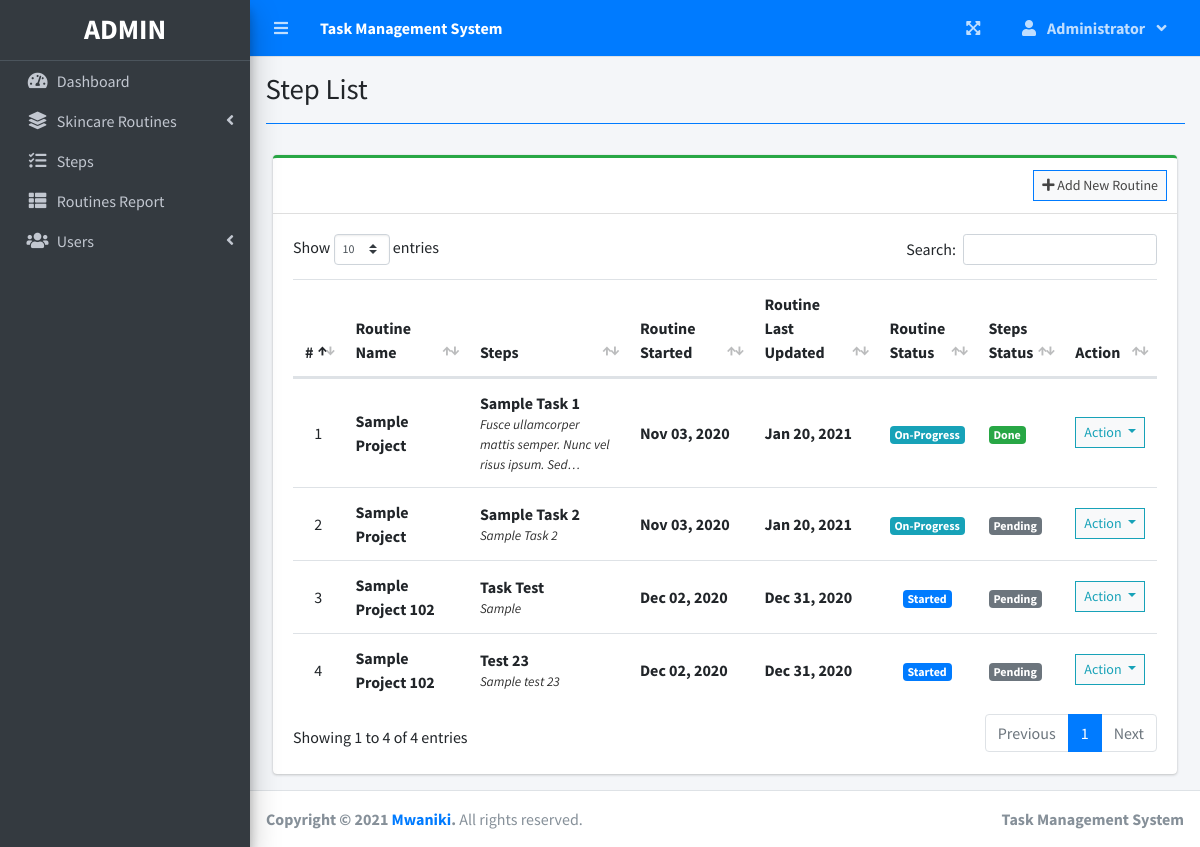
The page /index.php?page=step_list (signed in) on the database its author committed.
### tables this page shows
CREATE TABLE `task_list` (
  `id` int(30) NOT NULL,
  `project_id` int(30) NOT NULL,
  `task` varchar(200) NOT NULL,
  `description` text NOT NULL,
  `status` tinyint(4) NOT NULL,
  `date_created` datetime NOT NULL DEFAULT current_timestamp()
);

CREATE TABLE `project_list` (
  `id` int(30) NOT NULL,
  `name` varchar(200) NOT NULL,
  `description` text NOT NULL,
  `status` tinyint(2) NOT NULL,
  `start_date` date NOT NULL,
  `end_date` date NOT NULL,
  `manager_id` int(30) NOT NULL,
  `user_ids` text NOT NULL,
  `date_created` datetime NOT NULL DEFAULT current_timestamp()
);

### step_list.php (the view, shortened to what this page needs)
<?php include'db_connect.php' ?>
<div class="col-lg-12">
	<div class="card card-outline card-success">
		<div class="card-header">
			<div class="card-tools">
				<a class="btn btn-block btn-sm btn-default btn-flat border-primary" href="./index.php?page=new_routine"><i class="fa fa-plus"></i> Add New Routine</a>
			</div>
		</div>
		<div class="card-body">
			<table class="table tabe-hover table-condensed" id="list">
				<colgroup>
					<col width="5%">
					<col width="15%">
					<col width="20%">
					<col width="15%">
					<col width="15%">
					<col width="10%">
					<col width="10%">
					<col width="10%">
				</colgroup>
				<thead>
					<tr>
						<th class="text-center">#</th>
						<th>Routine Name</th>
						<th>Steps</th>
						<th>Routine Started</th>
						<th>Routine Last Updated</th>
						<th>Routine Status</th>
						<th>Steps Status</th>
						<th>Action</th>
					</tr>
				</thead>
				<tbody>
					<?php
					$i = 1;
					$where = "";
					$stat = array("Pending","Started","On-Progress","On-Hold","Over Due","Done");
					$qry = $conn->query("SELECT t.*,p.name as pname,p.start_date,p.status as pstatus, p.end_date,p.id as pid FROM task_list t inner join project_list p on p.id = t.project_id $where order by p.name asc");
					while($row= $qry->fetch_assoc()):
						$trans = get_html_translation_table(HTML_ENTITIES,ENT_QUOTES);
						unset($trans["\""], $trans["<"], $trans[">"], $trans["<h2"]);
						$desc = strtr(html_entity_decode($row['description']),$trans);
						$desc=str_replace(array("<li>","</li>"), array("",", "), $desc);
		                $cprog = $conn->query("SELECT * FROM task_list where project_id = {$row['pid']} and status = 3")->num_rows;
		                $prod = $conn->query("SELECT * FROM user_productivity where project_id = {$row['pid']}")->num_rows;
		                if($row['pstatus'] == 0 && strtotime(date('Y-m-d')) >= strtotime($row['start_date'])):
		                if($prod  > 0  || $cprog > 0)
		                  $row['pstatus'] = 2;
		                else
		                  $row['pstatus'] = 1;
		                elseif($row['pstatus'] == 0 && strtotime(date('Y-m-d')) > strtotime($row['end_date'])):
		                $row['pstatus'] = 4;
		                endif;
					?>
					<tr>
						<td class="text-center"><?php echo $i++ ?></td>
						<td>
							<p><b><?php echo ucwords($row['pname']) ?></b></p>
						</td>
						<td>
							<p><b><?php echo ucwords($row['task']) ?></b></p>
							<p class="truncate"><?php echo strip_tags($desc) ?></p>
						</td>
						<td><b><?php echo date("M d, Y",strtotime($row['start_date'])) ?></b></td>
						<td><b><?php echo date("M d, Y",strtotime($row['end_date'])) ?></b></td>
						<td class="text-center">
							<?php
							  if($stat[$row['pstatus']] =='Pending'){
							  	echo "<span class='badge badge-secondary'>{$stat[$row['pstatus']]}</span>";
							  }elseif($stat[$row['pstatus']] =='Started'){
							  	echo "<span class='badge badge-primary'>{$stat[$row['pstatus']]}</span>";
							  }elseif($stat[$row['pstatus']] =='On-Progress'){
							  	echo "<span class='badge badge-info'>{$stat[$row['pstatus']]}</span>";
							  }elseif($stat[$row['pstatus']] =='On-Hold'){
							  	echo "<span class='badge badge-warning'>{$stat[$row['pstatus']]}</span>";
							  }elseif($stat[$row['pstatus']] =='Over Due'){
							  	echo "<span class='badge badge-danger'>{$stat[$row['pstatus']]}</span>";
							  }elseif($stat[$row['pstatus']] =='Done'){
							  	echo "<span class='badge badge-success'>{$stat[$row['pstatus']]}</span>";
							  }
							?>
						</td>
						<td>
                        	<?php
                        	if($row['status'] == 1){
						  		echo "<span class='badge badge-secondary'>Pending</span>";
                        	}elseif($row['status'] == 2){
						  		echo "<span class='badge badge-primary'>On-Progress</span>";
                        	}elseif($row['status'] == 3){
						  		echo "<span class='badge badge-success'>Done</span>";
                        	}
                        	?>
                        </td>
						<td class="text-center">
							<button type="button" class="btn btn-default btn-sm btn-flat border-info wave-effect text-info dropdown-toggle" data-toggle="dropdown" aria-expanded="true">
		                      Action
		                    </button>
						</td>
					</tr>
				<?php endwhile; ?>
				</tbody>
			</table>
		</div>
	</div>
</div>

### step_list.php (style rules this page uses)
table p { margin: unset !important; }
table td { vertical-align: middle !important }

### rows shown on the page
task_list: project_list.name "Sample Project", task "Sample Task 1", description "Fusce ullamcorper mattis semper. Nunc vel risus ipsum.…", project_list.start_date "Nov 03, 2020", project_list.end_date "Jan 20, 2021", pstatus "On-Progress", status "Done"
task_list: project_list.name "Sample Project", task "Sample Task 2", description "Sample Task 2", project_list.start_date "Nov 03, 2020", project_list.end_date "Jan 20, 2021", id "On-Progress", status "Pending"
task_list: project_list.name "Sample Project 102", task "Task Test", description "Sample", project_list.start_date "Dec 02, 2020", project_list.end_date "Dec 31, 2020", status "Started", shows "Pending"
task_list: project_list.name "Sample Project 102", task "Test 23", description "Sample test 23", project_list.start_date "Dec 02, 2020", project_list.end_date "Dec 31, 2020", status "Started", shows "Pending"

### other values the page prints
$_SESSION['system']['name'] "Task Management System"
$_SESSION['login_firstname'] "Administrator"
$title "Step List"
